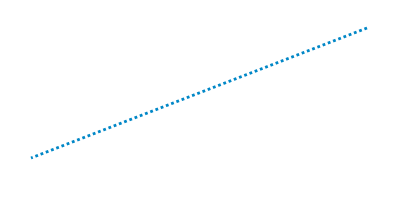
%> input picture lab3/exe3/ese2/I3.png, 408 x 207 px
$ octave main.m   (GNU Octave 9; MATLAB toolbox functions it lacks are replaced by stand-ins)
%> lines starting %> are read from the running program, lines starting %| are printed output that depends on the picture; in (x1, y1, x2, y2) boxes, pixels count from 0 and x2, y2 are one past the last pixel; in counts of white or black regions, pixels touching at a corner belong together; the program's own positions count from 1
### lab3/exe3/ese2/LinearHoughAccum.m
function accum_array = LinearHoughAccum(edge_im)

% input:    edge image that can be acquired with the MATLAB function 'edge'
% output:   accumulation array, where maximums corresponds to the lines in the image

% error('Error: Hough Transform: Comment this line in the code and implement you code here');

[H, W] = size(edge_im);
theta = 0:0.01:pi;
N = length(theta);

accum_array = zeros(ceil(sqrt(2)*W), N);
size(accum_array);

for j=1:W % over x
    for i=1:H % over y
        if(edge_im(i,j) == 0) % ith row is height (y) -- attention!
            continue;
        end
        for k=1:N
%             j,i,theta(k)
            r = j*cos(theta(k)) + i*sin(theta(k));
            if(r <= 0)
                r = -r;
            end
            accum_array(ceil(r), k) = accum_array(ceil(r), k) + 1;
        end
    end
end

end

### lab3/exe3/ese2/show_lines.m
function show_lines(I,accum)
%SHOW_LINES Summary of this function goes here
%   Detailed explanation goes here

% error('Error: Show Lines: Comment this line in the code and implement you code here');

[max_val, idx] = max(accum(:));
[I_row, I_col] = ind2sub(size(accum),idx);
r = I_row;
theta = (I_col-1)*.01;
imshow(I);
hold on
x=zeros(size(I,2));
y=zeros(size(I,1));

if(theta == 0) % draw vertical line
    y=1:.1:size(I,1); % height
    x=ones(length(y))*r;
else
    x=1:.1:size(I,2); % width
    y = (r-x*cos(theta))/sin(theta); % use trigonometry as sin(theta)~=0
end
% x*cos(theta)+y*sin(theta)=r
plot(x,y);
end

### lab3/exe3/ese2/main.m
% Started at 12:00
clear all;
close all;
clc;

%% load image

I = imread('./I3.png');
%> I is the input picture: size 207x408x3 uint8; mean R, G, B 253.5, 254.3, 254.7
I = rgb2gray(I); % used for I3.png
%> I: size 207x408 uint8

%% make edge image

edge_I = zeros(size(I));
edge_I = edge(I);
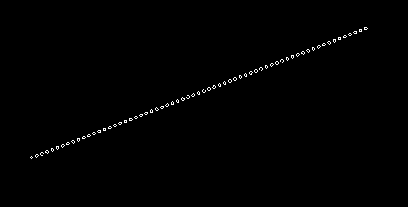
%> edge_I: size 207x408 logical; 0.56% white in thin lines or dots, all inside (x1, y1, x2, y2) = (30, 27, 368, 159)
%% Implement Hough Transform

accum_array = LinearHoughAccum(edge_I);
% show the accumulator array
figure(1);
imagesc(accum_array);
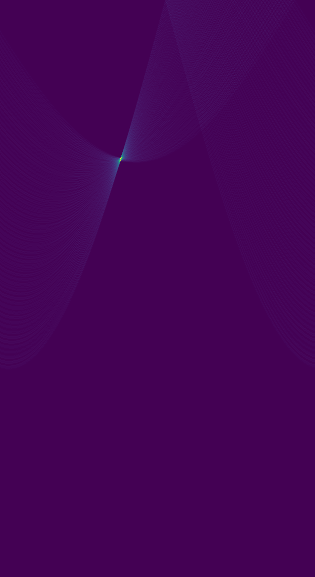
%> displayed picture: size 577x315x3, on the screen's scale of 0 to 255; mean R, G, B 68.4, 2.7, 85.8

% If the dimensions change, instead of ceil(sqrt(2)*W), we would have
% ceil(sqrt(W^2 + H^2)).
% For detecting circles we need 3 parameters, two coordinates for a center
% and a third for the radius.


%% Implement basic visualization

figure(2);
show_lines(I,accum_array);
%> in show_lines, `[max_val, idx] = max(accum(:));`: max_val = 155; idx = 69399
%> in show_lines, `[I_row, I_col] = ind2sub(size(accum),idx);`: I_row = 159; I_col = 121
%> in show_lines, `r = I_row;`: r = 159
%> in show_lines, `theta = (I_col-1)*.01;`: theta = 1.2
%> in show_lines, `y = (r-x*cos(theta))/sin(theta);`: y = 4071 values, max 170.2 at index 1, min 11.97 at index 4071, mean 91.09
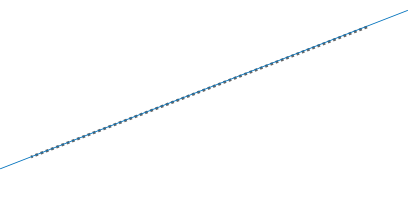
%> figure redrawn from the program's plot data

% Finished at 14:00

$ run again, with lab3/exe3/ese2/I2.png copied over lab3/exe3/ese2/I3.png
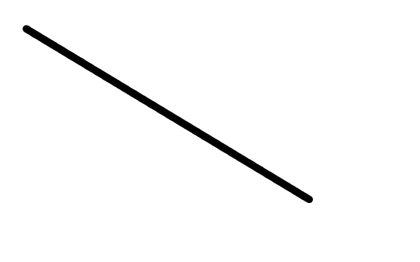
%> input picture lab3/exe3/ese2/I2.png, 420 x 262 px, shrunk from 640 x 400 before the run
%> I is the input picture: size 262x420 uint8; min 0, max 255, mean 249.2
%> `edge_I = edge(I);`:
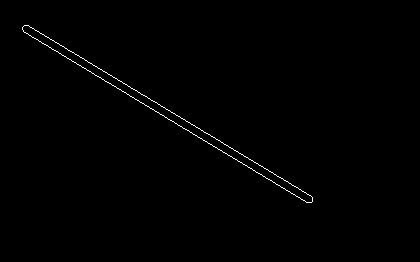
%> edge_I: size 262x420 logical; 0.53% white in thin lines or dots, all inside (x1, y1, x2, y2) = (22, 25, 313, 203)
%> max_val = 203; idx = 125350
%> I_row = 16; I_col = 212
%> r = 16
%> theta = 2.11
%> y = 4191 values from 19.24 to 270
%> `show_lines(I,accum_array);`:
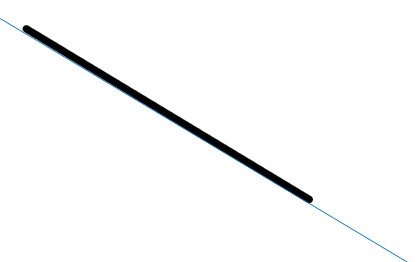
%> figure redrawn from the program's plot data
